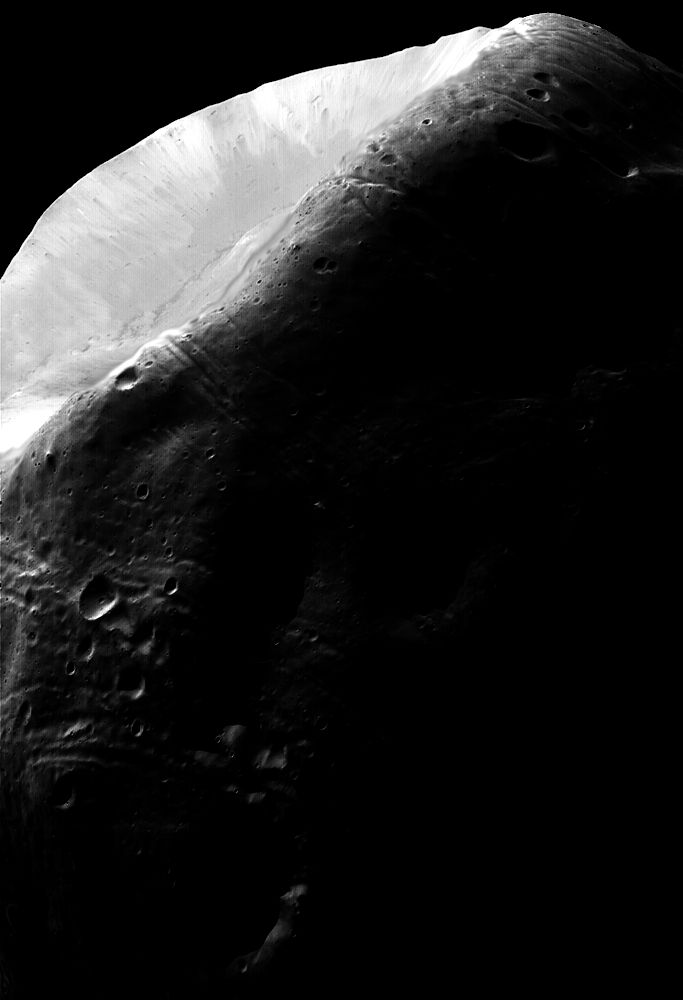
//> input picture Image_Processing/hw2/moon_683x1000.jpg, 683 x 1000 px
$ ./hw2-1 moon_683x1000.jpg   (built with g++ and OpenCV 4)
//> lines starting //> are read from the running program, lines starting //| are printed output that depends on the picture
#include<iostream>
#include<opencv2/highgui/highgui.hpp>
#include<opencv2/opencv.hpp>
#include<opencv2/core/core.hpp>
#include<opencv2/imgproc.hpp>

using namespace cv;
using namespace std;

void drawHistImg(const Mat &src, Mat &dst) {
	int histSize = 256;
	float histMaxValue = 0;
	for (int i = 0; i < histSize; i++) {
		float tempValue = src.at<float>(i);
		if (histMaxValue < tempValue) {
			histMaxValue = tempValue;
		}
	}

	float scale = (0.9 * 256) / histMaxValue;
	for (int i = 0; i < histSize; i++) {
		int intensity = static_cast<int>(src.at<float>(i)*scale);
		line(dst, Point(i, 255), Point(i, 255 - intensity), Scalar(0));
	}
}

int main(int argc, char** argv) {

	argv[1] = (char*)"C:\\images\\moon_683x1000.jpg";
	//argv[1] = (char*)"C:\\images\\113044_green.jpg";
	//argv[1] = (char*)"C:\\images\\jai.jpg";

	Mat src,gray;
	//載入圖檔
	src = imread(argv[1], cv::IMREAD_GRAYSCALE);
//> src is the input picture: 1000 rows x 683 cols, CV_8UC1; min 0, max 255, mean 31.8
	//檢查讀檔是否成功
	if (!src.data) {
		cout << "無法開啟或找不到圖檔" << std::endl;
		return -1;
	}

	int histSize = 256;
	float range[] = { 0, 255 };
	const float* histRange = { range };
	Mat histImg;
	calcHist(&src, 1, 0, Mat(), histImg, 1, &histSize, &histRange);
//> histImg = 256 values, max 400950 at index 0, min 0 at index 255, mean 2658.1

	Mat showHistImg(256, 256, CV_8UC1, Scalar(255));
	drawHistImg(histImg, showHistImg);
//> the loop in drawHistImg, `for (int i = 0; i < histSize; i++)` made 256 passes
//> (tempValue, histMaxValue) on pass 1: (400950, 400950)
//> tempValue on passes 2 to 7: 41036, 17475, 12357, 8824, 7024, 5763
//> after the loop in drawHistImg, `for (int i = 0; i < histSize; i++)`: histMaxValue = 400950
//> in drawHistImg, `float scale = (0.9 * 256) / histMaxValue;`: scale = 0.000575
//> the loop in drawHistImg, `for (int i = 0; i < histSize; i++)` made 256 passes
//> intensity on passes 1 to 3: 230, 23, 10
//> after the loop in drawHistImg, `for (int i = 0; i < histSize; i++)`:
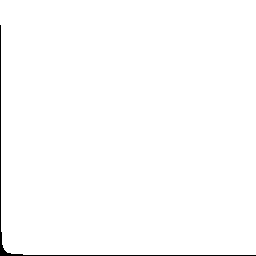
//> dst: 256 rows x 256 cols, CV_8UC1; 99.1% white; black in thin lines or dots
	resizeWindow("等化前", 640, 480);
	resizeWindow("等化前直方圖", 640, 480);
	imshow("等化前", src);
	imshow("等化前直方圖", showHistImg);

	Mat equmat;
	equalizeHist(src, equmat);
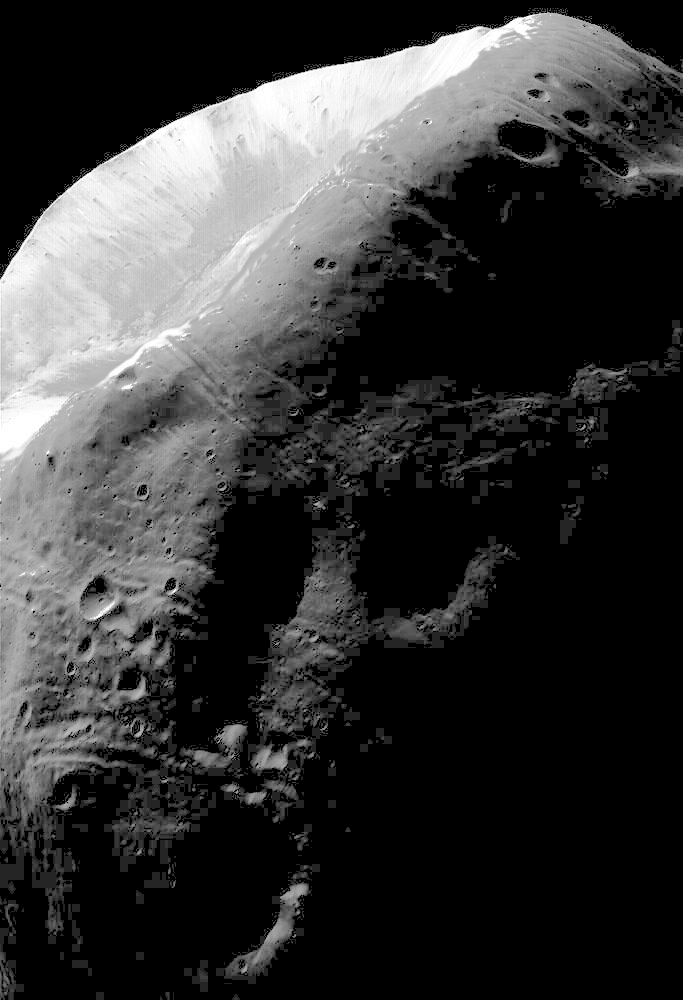
//> equmat: 1000 rows x 683 cols, CV_8UC1; min 0, max 255, mean 54.4
	Mat outmat;
	calcHist(&equmat, 1, 0, Mat(), outmat, 1, &histSize, &histRange);
//> outmat = 256 values, max 400950 at index 0, min 0 at index 1, mean 2658.1

	Mat showHistImg2(256, 256, CV_8UC1, Scalar(255));
	drawHistImg(outmat, showHistImg2);
//> the loop in drawHistImg (call 2), `for (int i = 0; i < histSize; i++)` made 256 passes
//> tempValue on passes 2 to 13: 0, 0, 0, 0, 0, 0, 0, 0, 0, 0, 0, 0
//> after the loop in drawHistImg (call 2), `for (int i = 0; i < histSize; i++)`: histMaxValue = 400950
//> the loop in drawHistImg (call 2), `for (int i = 0; i < histSize; i++)` made 256 passes
//> after the loop in drawHistImg (call 2), `for (int i = 0; i < histSize; i++)`:
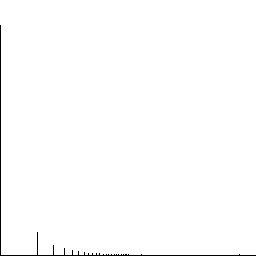
//> dst: 256 rows x 256 cols, CV_8UC1; 99.1% white; black in thin lines or dots
	resizeWindow("等化後", 640 , 480);
	resizeWindow("等化後直方圖", 640, 480);
	imshow("等化後", equmat);
	imshow("等化後直方圖", showHistImg2);


	//視窗等待按鈕
	waitKey(0);

	return 0;
}
